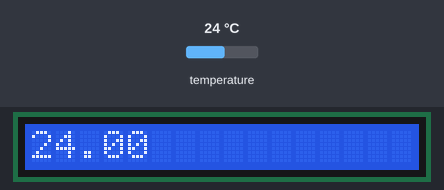
The sketch below on a simulated Arduino Uno, built with avr-gcc and run on an emulated ATmega328P. Parts: 16×1 character LCD. Inputs (shaded band) come from the test bench; at power-on: temperature 24 °C.

Above: at 1.2 s.
1.3 s: temperature set to 12 °C
At 3.2 s:
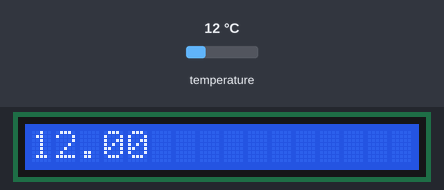
3.5 s: temperature set to 19 °C
At 4.5 s:
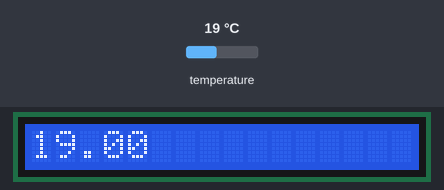
5.6 s: temperature set to 28 °C
At 6.7 s:
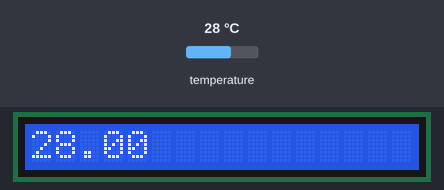
Timing chart, 0 to 8.6 s (numbered marks = the images above; inputs shaded):
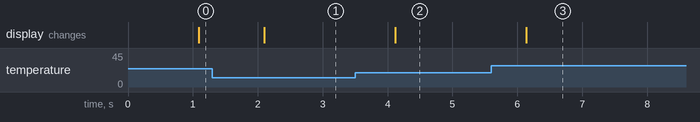

The sketch:

LcdThermo.ino
```cpp
#include <LiquidCrystal.h>
#include <OneWire.h>

LiquidCrystal lcd(12, 11, 2, 3, 4, 5, 6, 7, 8, 9);
OneWire ds(10);  // on pin 10

byte i;
byte present = 0;
byte data[12];
byte addr[8];
int HighByte, LowByte, TReading, SignBit, Tc_100, Whole, Fract;

void setup() {
  lcd.begin(16, 1);
  lcd.clear();

  while(true)
  {
      if ( !ds.search(addr)) {
        ds.reset_search();
        delay(500);
        continue;
      }

      if ( OneWire::crc8( addr, 7) != addr[7]) {
        delay(500);
        lcd.print("CRC");
        continue;
      }
      break;
  }
}

void loop() {
  lcd.setCursor(0, 0);

  ds.reset();
  ds.select(addr);
  ds.write(0x44,1);         // start conversion, with parasite power on at the end

  delay(1000);     // maybe 750ms is enough, maybe not
  // we might do a ds.depower() here, but the reset will take care of it.

  present = ds.reset();
  ds.select(addr);
  ds.write(0xBE);         // Read Scratchpad

  for ( i = 0; i < 9; i++) {           // we need 9 bytes
    data[i] = ds.read();
  }

  LowByte = data[0];
  HighByte = data[1];
  TReading = (HighByte << 8) + LowByte;
  SignBit = TReading & 0x8000;  // test most sig bit
  if (SignBit) // negative
  {
    TReading = (TReading ^ 0xffff) + 1; // 2's comp
  }
  Tc_100 = (6 * TReading) + TReading / 4;    // multiply by (100 * 0.0625) or 6.25

  Whole = Tc_100 / 100;  // separate off the whole and fractional portions
  Fract = Tc_100 % 100;

  if (SignBit) // If its negative
  {
    lcd.print("-");
  }
  lcd.print(Whole);
  lcd.print(".");
  if (Fract < 10)
  {
     lcd.print("0");
  }
  lcd.print(Fract);
  lcd.print("   ");
}
```

Measured:
- after the input at 1.3 s, the display: changes after 0.80 s (image 1)
- after the input at 3.5 s, the display: changes after 0.62 s (image 2)
- after the input at 5.6 s, the display: changes after 0.54 s (image 3)
